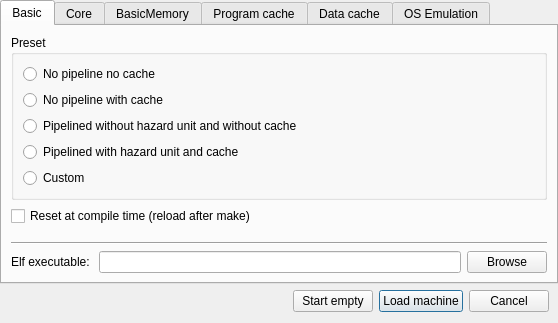
<?xml version="1.0" encoding="UTF-8"?>
<ui version="4.0">
 <class>NewDialog</class>
 <widget class="QDialog" name="NewDialog">
  <property name="geometry">
   <rect>
    <x>0</x>
    <y>0</y>
    <width>558</width>
    <height>323</height>
   </rect>
  </property>
  <property name="windowTitle">
   <string>Dialog</string>
  </property>
  <property name="modal">
   <bool>true</bool>
  </property>
  <layout class="QVBoxLayout" name="verticalLayout">
   <property name="leftMargin">
    <number>0</number>
   </property>
   <property name="topMargin">
    <number>0</number>
   </property>
   <property name="rightMargin">
    <number>0</number>
   </property>
   <item>
    <widget class="QTabWidget" name="tabWidget">
     <property name="currentIndex">
      <number>0</number>
     </property>
     <widget class="QWidget" name="tab">
      <attribute name="title">
       <string>Basic</string>
      </attribute>
      <layout class="QVBoxLayout" name="verticalLayout_5">
       <item>
        <widget class="QGroupBox" name="preset_box">
         <property name="title">
          <string>Preset</string>
         </property>
         <layout class="QVBoxLayout" name="verticalLayout_6">
          <item>
           <widget class="QRadioButton" name="preset_no_pipeline">
            <property name="text">
             <string>No pipeline no cache</string>
            </property>
           </widget>
          </item>
          <item>
           <widget class="QRadioButton" name="preset_no_pipeline_cache">
            <property name="text">
             <string>No pipeline with cache</string>
            </property>
           </widget>
          </item>
          <item>
           <widget class="QRadioButton" name="preset_pipelined_bare">
            <property name="text">
             <string>Pipelined without hazard unit and without cache</string>
            </property>
           </widget>
          </item>
          <item>
           <widget class="QRadioButton" name="preset_pipelined">
            <property name="text">
             <string>Pipelined with hazard unit and cache</string>
            </property>
           </widget>
          </item>
          <item>
           <widget class="QRadioButton" name="preset_custom">
            <property name="text">
             <string>Custom</string>
            </property>
           </widget>
          </item>
         </layout>
        </widget>
       </item>
       <item>
        <widget class="QCheckBox" name="reset_at_compile">
         <property name="text">
          <string>Reset at compile time (reload after make)</string>
         </property>
        </widget>
       </item>
       <item>
        <spacer name="verticalSpacer_3">
         <property name="orientation">
          <enum>Qt::Vertical</enum>
         </property>
         <property name="sizeHint" stdset="0">
          <size>
           <width>20</width>
           <height>40</height>
          </size>
         </property>
        </spacer>
       </item>
       <item>
        <widget class="Line" name="line_2">
         <property name="orientation">
          <enum>Qt::Horizontal</enum>
         </property>
        </widget>
       </item>
       <item>
        <layout class="QHBoxLayout" name="horizontalLayout_3">
         <item>
          <widget class="QLabel" name="label">
           <property name="text">
            <string>Elf executable: </string>
           </property>
          </widget>
         </item>
         <item>
          <widget class="QLineEdit" name="elf_file"/>
         </item>
         <item>
          <widget class="QPushButton" name="pushButton_browse">
           <property name="text">
            <string>Browse</string>
           </property>
          </widget>
         </item>
        </layout>
       </item>
      </layout>
     </widget>
     <widget class="QWidget" name="tab_core">
      <attribute name="title">
       <string>Core</string>
      </attribute>
      <layout class="QVBoxLayout" name="verticalLayout_2">
       <property name="sizeConstraint">
        <enum>QLayout::SetDefaultConstraint</enum>
       </property>
       <item>
        <widget class="QCheckBox" name="pipelined">
         <property name="text">
          <string>Pipelined</string>
         </property>
        </widget>
       </item>
       <item>
        <widget class="QCheckBox" name="delay_slot">
         <property name="text">
          <string>Delay slot</string>
         </property>
        </widget>
       </item>
       <item>
        <widget class="QGroupBox" name="hazard_unit">
         <property name="title">
          <string>Hazard unit</string>
         </property>
         <property name="checkable">
          <bool>true</bool>
         </property>
         <property name="checked">
          <bool>false</bool>
         </property>
         <layout class="QVBoxLayout" name="verticalLayout_3">
          <item>
           <widget class="QRadioButton" name="hazard_stall">
            <property name="text">
             <string>Stall when hazard is detected</string>
            </property>
           </widget>
          </item>
          <item>
           <widget class="QRadioButton" name="hazard_stall_forward">
            <property name="text">
             <string>Stall or forward when hazard is detected</string>
            </property>
            <property name="checked">
             <bool>true</bool>
            </property>
           </widget>
          </item>
         </layout>
        </widget>
       </item>
       <item>
        <spacer name="verticalSpacer">
         <property name="orientation">
          <enum>Qt::Vertical</enum>
         </property>
         <property name="sizeHint" stdset="0">
          <size>
           <width>20</width>
           <height>40</height>
          </size>
         </property>
        </spacer>
       </item>
      </layout>
     </widget>
     <widget class="QWidget" name="tab_memory">
      <attribute name="title">
       <string>BasicMemory</string>
      </attribute>
      <layout class="QVBoxLayout" name="verticalLayout_4">
       <item>
        <widget class="QCheckBox" name="mem_protec_write">
         <property name="text">
          <string>Program memory write protection</string>
         </property>
        </widget>
       </item>
       <item>
        <widget class="QCheckBox" name="mem_protec_exec">
         <property name="text">
          <string>Data memory executable protection</string>
         </property>
        </widget>
       </item>
       <item>
        <widget class="QGroupBox" name="groupBox">
         <property name="title">
          <string>Access time (in cycles)</string>
         </property>
         <layout class="QFormLayout" name="formLayout">
          <item row="0" column="0">
           <widget class="QLabel" name="label_read">
            <property name="text">
             <string>Read:</string>
            </property>
           </widget>
          </item>
          <item row="0" column="1">
           <widget class="QSpinBox" name="mem_time_read">
            <property name="minimum">
             <number>1</number>
            </property>
            <property name="maximum">
             <number>999999999</number>
            </property>
           </widget>
          </item>
          <item row="1" column="0">
           <widget class="QLabel" name="label_write">
            <property name="text">
             <string>Write:</string>
            </property>
           </widget>
          </item>
          <item row="1" column="1">
           <widget class="QSpinBox" name="mem_time_write">
            <property name="minimum">
             <number>1</number>
            </property>
            <property name="maximum">
             <number>999999999</number>
            </property>
           </widget>
          </item>
          <item row="2" column="0">
           <widget class="QLabel" name="label_burts">
            <property name="text">
             <string>Burst:</string>
            </property>
           </widget>
          </item>
          <item row="2" column="1">
           <widget class="QSpinBox" name="mem_time_burst">
            <property name="minimum">
             <number>0</number>
            </property>
            <property name="maximum">
             <number>999999999</number>
            </property>
           </widget>
          </item>
         </layout>
        </widget>
       </item>
       <item>
        <spacer name="verticalSpacer_2">
         <property name="orientation">
          <enum>Qt::Vertical</enum>
         </property>
         <property name="sizeHint" stdset="0">
          <size>
           <width>20</width>
           <height>40</height>
          </size>
         </property>
        </spacer>
       </item>
      </layout>
     </widget>
     <widget class="QWidget" name="tab_cache_program">
      <attribute name="title">
       <string>Program cache</string>
      </attribute>
     </widget>
     <widget class="QWidget" name="tab_cache_data">
      <attribute name="title">
       <string>Data cache</string>
      </attribute>
     </widget>
     <widget class="QWidget" name="tab_os_emulation">
      <property name="enabled">
       <bool>true</bool>
      </property>
      <attribute name="title">
       <string>OS Emulation</string>
      </attribute>
      <layout class="QVBoxLayout" name="verticalLayout_7">
       <item>
        <widget class="QCheckBox" name="osemu_enable">
         <property name="text">
          <string>Enable emulation of operating system services</string>
         </property>
         <property name="checked">
          <bool>true</bool>
         </property>
        </widget>
       </item>
       <item>
        <widget class="QCheckBox" name="osemu_known_syscall_stop">
         <property name="text">
          <string>Stop on known system call</string>
         </property>
         <property name="checked">
          <bool>true</bool>
         </property>
        </widget>
       </item>
       <item>
        <widget class="QCheckBox" name="osemu_unknown_syscall_stop">
         <property name="text">
          <string>Stop on unknown system call</string>
         </property>
         <property name="checked">
          <bool>true</bool>
         </property>
        </widget>
       </item>
       <item>
        <widget class="QCheckBox" name="osemu_interrupt_stop">
         <property name="text">
          <string>Stop on interrupt entry</string>
         </property>
         <property name="checked">
          <bool>true</bool>
         </property>
        </widget>
       </item>
       <item>
        <widget class="QCheckBox" name="osemu_exception_stop">
         <property name="text">
          <string>Stop and step over exceptions (overflow, etc.)</string>
         </property>
         <property name="checked">
          <bool>true</bool>
         </property>
        </widget>
       </item>
       <item>
        <layout class="QHBoxLayout" name="horizontalLayout">
         <item>
          <widget class="QLabel" name="label_fs_root">
           <property name="text">
            <string>Filesystem root:</string>
           </property>
          </widget>
         </item>
         <item>
          <widget class="QLineEdit" name="osemu_fs_root"/>
         </item>
         <item>
          <widget class="QPushButton" name="osemu_fs_root_browse">
           <property name="text">
            <string>Browse</string>
           </property>
          </widget>
         </item>
        </layout>
       </item>
       <item>
        <spacer name="verticalSpacer_4">
         <property name="orientation">
          <enum>Qt::Vertical</enum>
         </property>
         <property name="sizeHint" stdset="0">
          <size>
           <width>21</width>
           <height>40</height>
          </size>
         </property>
        </spacer>
       </item>
      </layout>
     </widget>
    </widget>
   </item>
   <item>
    <layout class="QHBoxLayout" name="horizontalLayout_2">
     <property name="leftMargin">
      <number>9</number>
     </property>
     <property name="topMargin">
      <number>0</number>
     </property>
     <property name="rightMargin">
      <number>9</number>
     </property>
     <property name="bottomMargin">
      <number>0</number>
     </property>
     <item>
      <spacer name="horizontalSpacer">
       <property name="orientation">
        <enum>Qt::Horizontal</enum>
       </property>
       <property name="sizeHint" stdset="0">
        <size>
         <width>40</width>
         <height>20</height>
        </size>
       </property>
      </spacer>
     </item>
     <item>
      <widget class="QPushButton" name="pushButton_start_empty">
       <property name="text">
        <string>Start empty</string>
       </property>
      </widget>
     </item>
     <item>
      <widget class="QPushButton" name="pushButton_load">
       <property name="text">
        <string>Load machine</string>
       </property>
       <property name="default">
        <bool>true</bool>
       </property>
      </widget>
     </item>
     <item>
      <widget class="QPushButton" name="pushButton_cancel">
       <property name="text">
        <string>Cancel</string>
       </property>
      </widget>
     </item>
    </layout>
   </item>
  </layout>
 </widget>
 <resources/>
 <connections/>
</ui>
